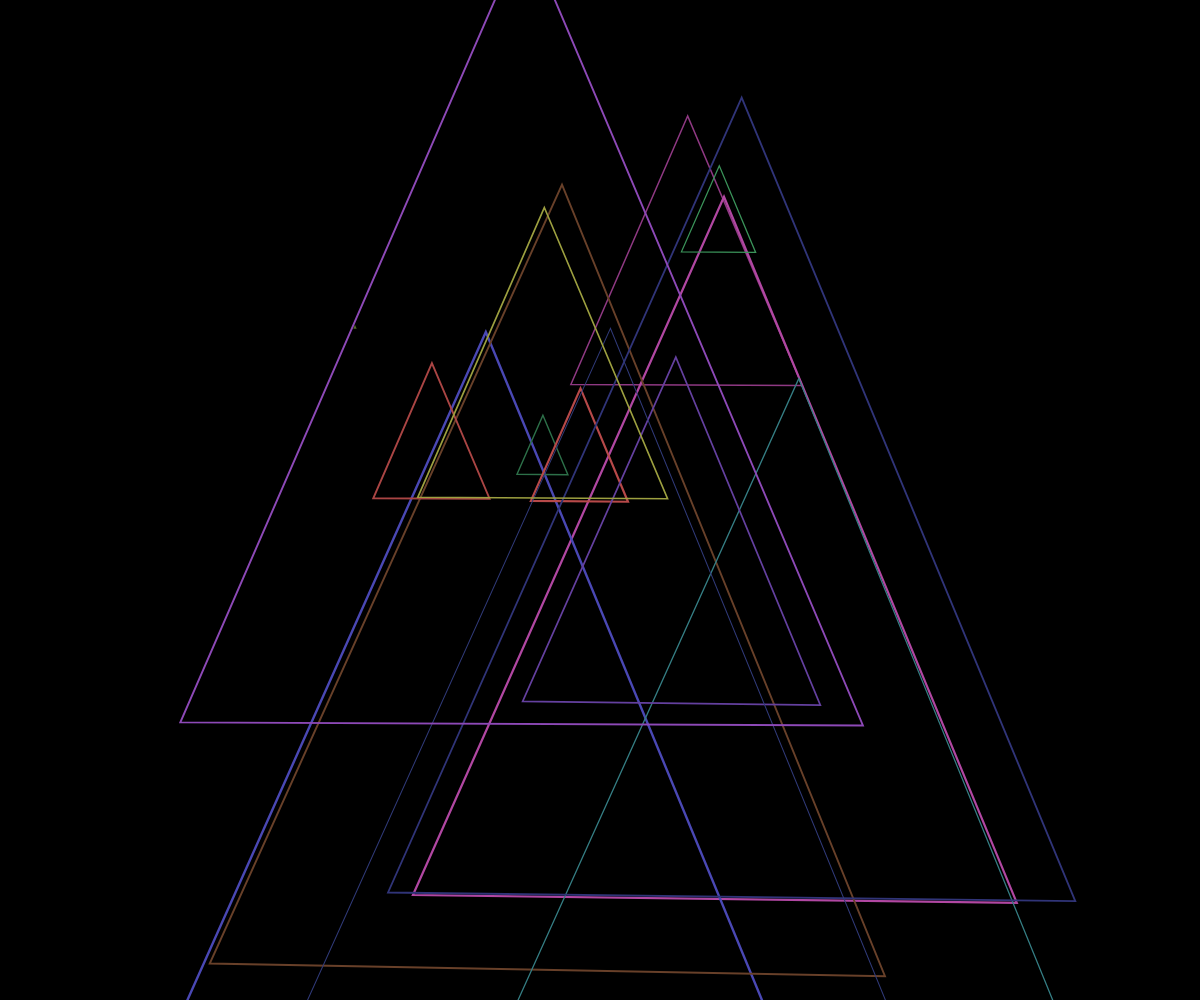
Frame 1 (no input)
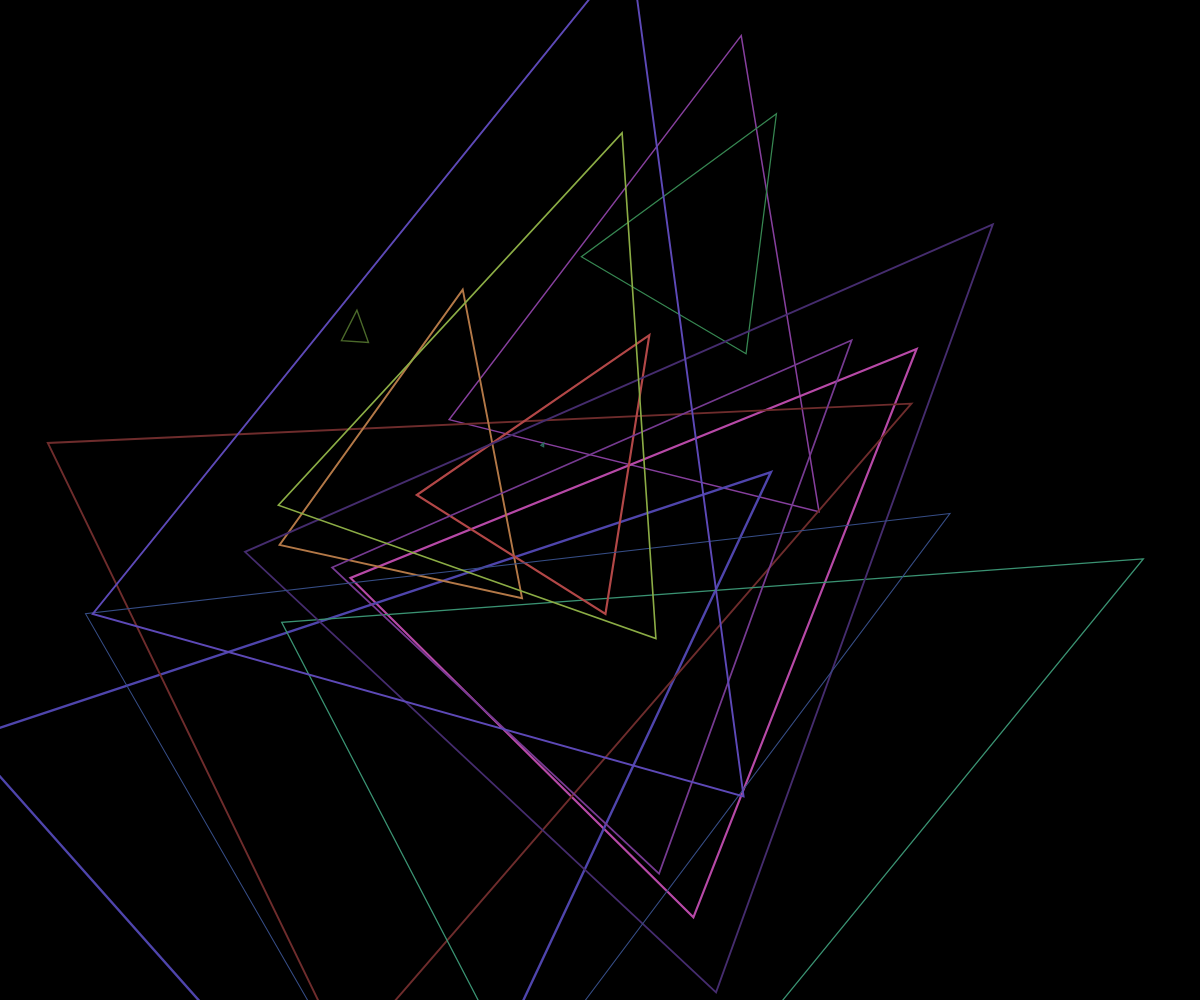
Frame 60 (no input)
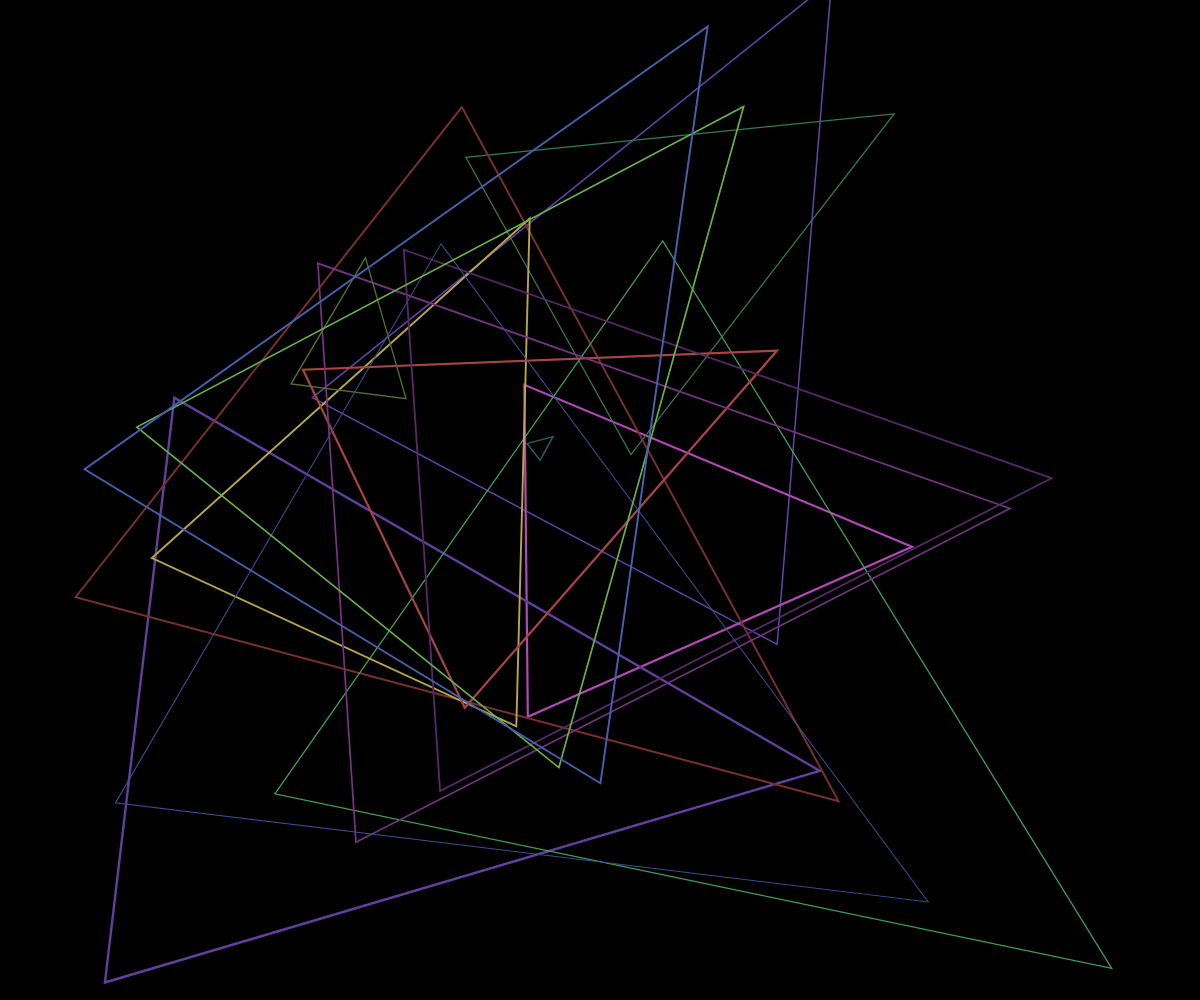
Frame 120 (the mouse pressed at the canvas centre since frame 60)

The p5.js sketch that drew these frames (run headless with seeded random() and noise() and a simulated clock; from frame 60 on, the mouse is pressed at the canvas centre):

// p5.js sketch
// ── sketch.js

let time = 0;
let triangles = [];
let numTriangles = 15;

function setup() {
    createCanvas(windowWidth, windowHeight);
    colorMode(HSB, 360, 100, 100);
    
    generateTriangles();
}

function generateTriangles() {
    triangles = [];
    
    for (let i = 0; i < numTriangles; i++) {
        triangles.push({
            radius: random(50, min(width, height) * 0.35),
            rotationSpeed: random(0.05, 0.5), 
            baseHue: random(360),
            strokeWeight: random(1, 2.5),
            initialAngle: random(360),
            sizeOffset: random(0, 20),
            colorOffset: random(0, 10),
            selfRotationSpeed: random(0.02, 0.375) 
        });
    }
}

function draw() {
    background(0);
    
    translate(width / 2, height / 2);
    time += 0.005; // よりゆっくり
    
    drawRotatingTriangles();
}

function drawRotatingTriangles() {
    for (let i = 0; i < triangles.length; i++) {
        let tri = triangles[i];
        
        // 回転角度（公転）
        let angle = tri.initialAngle + time * tri.rotationSpeed * 3;
        
        // 三角形の位置（センター周りを回転）
        let x = tri.radius * cos(radians(angle));
        let y = tri.radius * sin(radians(angle));
        
        // 時間とともに変化するサイズ（極端に）
        let sizeWave = sin(time * 1.5 + tri.sizeOffset);
        // 0から画面サイズまで極端に変化
        let maxSize = min(width, height) * 0.8;
        let currentSize = map(sizeWave, -1, 1, 1, maxSize);
        
        // 時間とともに変化する色
        let hueShift = sin(time * 1.5 + tri.colorOffset) * 60;
        let currentHue = (tri.baseHue + hueShift) % 360;
        
        // 明度も微妙に変化
        let brightnessWave = sin(time * 1.2 + i) * 0.2 + 0.7;
        let currentBrightness = brightnessWave * 80;
        
        push();
        translate(x, y);
        
        // 三角形自体の自転（個別の速度）
        rotate(time * tri.selfRotationSpeed * 10);
        
        // スタイル設定
        noFill();
        stroke(currentHue, 60, currentBrightness);
        strokeWeight(tri.strokeWeight);
        
        // 三角形を描画
        let s = currentSize;
        triangle(0, -s/2, -s*0.43, s/2, s*0.43, s/2);
        
        pop();
    }
}

function windowResized() {
    resizeCanvas(windowWidth, windowHeight);
}
// ── style.css
body {
    margin: 0;
    padding: 0;
    background: #000;
    overflow: hidden;
    font-family: Arial, sans-serif;
}

.controls {
    position: absolute;
    top: 20px;
    left: 20px;
    color: rgba(255, 255, 255, 0.6);
    font-size: 12px;
    z-index: 10;
}
